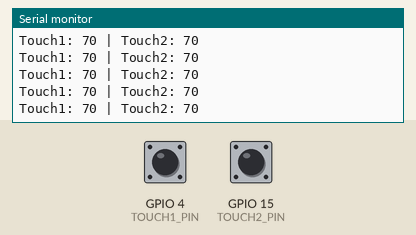
The sketch below on a simulated ESP32. Shown: the last lines printed to the serial monitor. The inputs (shaded band) are chosen by the test bench; at power-on: GPIO 4 (TOUCH1_PIN) HIGH, GPIO 15 (TOUCH2_PIN) HIGH.

Above: at 1.4 s.
1.5 s: GPIO 4 (TOUCH1_PIN) pulled LOW for 0.35 s
At 1.71 s:
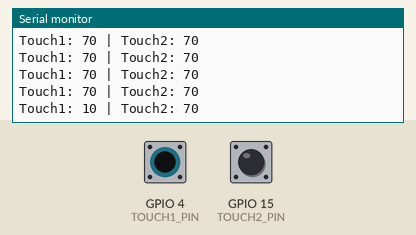
3.3 s: GPIO 15 (TOUCH2_PIN) pulled LOW for 0.35 s
At 3.51 s:
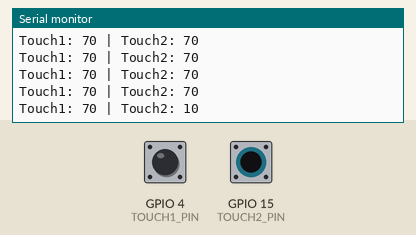

The sketch:

tes_touchsensor.ino
```cpp
#define TOUCH1_PIN 4
#define TOUCH2_PIN 15

void setup() {
  Serial.begin(115200);
  Serial.println("Tes Touch Sensor di GPIO 4 dan 15");
}

void loop() {
  int val1 = touchRead(TOUCH1_PIN);
  int val2 = touchRead(TOUCH2_PIN);

  Serial.printf("Touch1: %d | Touch2: %d\n", val1, val2);
  delay(300);
}
```

Measured:
- after the input at 1.5 s, the serial monitor: prints a new line at once (image 1)
- after the input at 3.3 s, the serial monitor: prints a new line at once (image 2)
